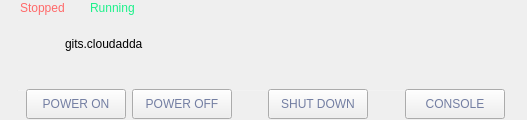
<?xml version="1.0" encoding="UTF-8"?>
<ui version="4.0">
 <class>DashboardMachine</class>
 <widget class="QWidget" name="DashboardMachine">
  <property name="geometry">
   <rect>
    <x>0</x>
    <y>0</y>
    <width>527</width>
    <height>120</height>
   </rect>
  </property>
  <property name="windowTitle">
   <string>Form</string>
  </property>
  <widget class="QLabel" name="icon">
   <property name="geometry">
    <rect>
     <x>12</x>
     <y>25</y>
     <width>40</width>
     <height>40</height>
    </rect>
   </property>
   <property name="text">
    <string/>
   </property>
   <property name="pixmap">
    <pixmap resource="main.qrc">:/images/resources/images/dashboard/windows_icon.png</pixmap>
   </property>
   <property name="scaledContents">
    <bool>true</bool>
   </property>
  </widget>
  <widget class="QLabel" name="text">
   <property name="geometry">
    <rect>
     <x>65</x>
     <y>36</y>
     <width>451</width>
     <height>16</height>
    </rect>
   </property>
   <property name="text">
    <string>gits.cloudadda</string>
   </property>
  </widget>
  <widget class="Line" name="line">
   <property name="geometry">
    <rect>
     <x>17</x>
     <y>90</y>
     <width>461</width>
     <height>1</height>
    </rect>
   </property>
   <property name="styleSheet">
    <string notr="true">background-color: rgba(255, 255, 255, 0.1);</string>
   </property>
   <property name="orientation">
    <enum>Qt::Horizontal</enum>
   </property>
  </widget>
  <widget class="QLabel" name="running">
   <property name="geometry">
    <rect>
     <x>90</x>
     <y>0</y>
     <width>56</width>
     <height>16</height>
    </rect>
   </property>
   <property name="styleSheet">
    <string notr="true">color: rgba(27, 241, 138, 1);
font: 10px 'Roboto';</string>
   </property>
   <property name="text">
    <string>Running</string>
   </property>
  </widget>
  <widget class="QLabel" name="stopped">
   <property name="geometry">
    <rect>
     <x>20</x>
     <y>0</y>
     <width>56</width>
     <height>16</height>
    </rect>
   </property>
   <property name="styleSheet">
    <string notr="true">color: rgba(255, 105, 105, 1);
font: 10px 'Roboto';</string>
   </property>
   <property name="text">
    <string>Stopped</string>
   </property>
  </widget>
  <widget class="QWidget" name="buttonWidget" native="true">
   <property name="geometry">
    <rect>
     <x>20</x>
     <y>79</y>
     <width>491</width>
     <height>51</height>
    </rect>
   </property>
   <layout class="QHBoxLayout" name="horizontalLayout">
    <property name="leftMargin">
     <number>6</number>
    </property>
    <property name="topMargin">
     <number>8</number>
    </property>
    <property name="rightMargin">
     <number>6</number>
    </property>
    <property name="bottomMargin">
     <number>8</number>
    </property>
    <item>
     <widget class="QPushButton" name="powerOnButton">
      <property name="minimumSize">
       <size>
        <width>100</width>
        <height>30</height>
       </size>
      </property>
      <property name="maximumSize">
       <size>
        <width>100</width>
        <height>30</height>
       </size>
      </property>
      <property name="styleSheet">
       <string notr="true">QPushButton {
	color: rgba(115, 126, 162, 1);
	font: 10px 'Roboto';
}

QPushButton:pressed {
    background-color: rgba(40, 50, 75, 0.5);
    border-radius: 6px;
}</string>
      </property>
      <property name="text">
       <string>POWER ON</string>
      </property>
      <property name="icon">
       <iconset resource="main.qrc">
        <normaloff>:/images/resources/images/dashboard/power_on.png</normaloff>:/images/resources/images/dashboard/power_on.png</iconset>
      </property>
      <property name="iconSize">
       <size>
        <width>24</width>
        <height>24</height>
       </size>
      </property>
     </widget>
    </item>
    <item>
     <widget class="QPushButton" name="powerOffButton">
      <property name="minimumSize">
       <size>
        <width>100</width>
        <height>30</height>
       </size>
      </property>
      <property name="maximumSize">
       <size>
        <width>100</width>
        <height>30</height>
       </size>
      </property>
      <property name="styleSheet">
       <string notr="true">QPushButton {
	color: rgba(115, 126, 162, 1);
	font: 10px 'Roboto';
}

QPushButton:pressed {
    background-color: rgba(40, 50, 75, 0.5);
    border-radius: 6px;
}</string>
      </property>
      <property name="text">
       <string>POWER OFF</string>
      </property>
      <property name="icon">
       <iconset resource="main.qrc">
        <normaloff>:/images/resources/images/dashboard/power_off.png</normaloff>:/images/resources/images/dashboard/power_off.png</iconset>
      </property>
      <property name="iconSize">
       <size>
        <width>24</width>
        <height>24</height>
       </size>
      </property>
     </widget>
    </item>
    <item>
     <spacer name="hSpacer2">
      <property name="orientation">
       <enum>Qt::Horizontal</enum>
      </property>
      <property name="sizeHint" stdset="0">
       <size>
        <width>40</width>
        <height>20</height>
       </size>
      </property>
     </spacer>
    </item>
    <item>
     <widget class="QPushButton" name="shutDownButton">
      <property name="minimumSize">
       <size>
        <width>100</width>
        <height>30</height>
       </size>
      </property>
      <property name="maximumSize">
       <size>
        <width>100</width>
        <height>30</height>
       </size>
      </property>
      <property name="styleSheet">
       <string notr="true">QPushButton {
	color: rgba(115, 126, 162, 1);
	font: 10px 'Roboto';
}

QPushButton:pressed {
    background-color: rgba(40, 50, 75, 0.5);
    border-radius: 6px;
}</string>
      </property>
      <property name="text">
       <string>SHUT DOWN</string>
      </property>
      <property name="icon">
       <iconset resource="main.qrc">
        <normaloff>:/images/resources/images/dashboard/shutdown.png</normaloff>:/images/resources/images/dashboard/shutdown.png</iconset>
      </property>
      <property name="iconSize">
       <size>
        <width>24</width>
        <height>24</height>
       </size>
      </property>
     </widget>
    </item>
    <item>
     <spacer name="hSpacer1">
      <property name="orientation">
       <enum>Qt::Horizontal</enum>
      </property>
      <property name="sizeHint" stdset="0">
       <size>
        <width>40</width>
        <height>20</height>
       </size>
      </property>
     </spacer>
    </item>
    <item>
     <widget class="QPushButton" name="consoleButton">
      <property name="minimumSize">
       <size>
        <width>100</width>
        <height>30</height>
       </size>
      </property>
      <property name="maximumSize">
       <size>
        <width>100</width>
        <height>30</height>
       </size>
      </property>
      <property name="styleSheet">
       <string notr="true">QPushButton {
	color: rgba(115, 126, 162, 1);
	font: 10px 'Roboto';
}

QPushButton:pressed {
    background-color: rgba(40, 50, 75, 0.5);
    border-radius: 6px;
}</string>
      </property>
      <property name="text">
       <string>CONSOLE</string>
      </property>
      <property name="icon">
       <iconset resource="main.qrc">
        <normaloff>:/images/resources/images/dashboard/console.png</normaloff>:/images/resources/images/dashboard/console.png</iconset>
      </property>
      <property name="iconSize">
       <size>
        <width>24</width>
        <height>24</height>
       </size>
      </property>
     </widget>
    </item>
   </layout>
  </widget>
 </widget>
 <resources>
  <include location="main.qrc"/>
 </resources>
 <connections/>
</ui>
